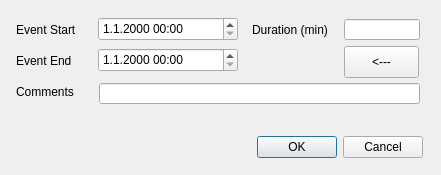
<?xml version="1.0" encoding="UTF-8"?>
<ui version="4.0">
 <class>Dialog</class>
 <widget class="QDialog" name="Dialog">
  <property name="windowModality">
   <enum>Qt::WindowModal</enum>
  </property>
  <property name="geometry">
   <rect>
    <x>0</x>
    <y>0</y>
    <width>441</width>
    <height>175</height>
   </rect>
  </property>
  <property name="windowTitle">
   <string>OCD Event</string>
  </property>
  <widget class="QDialogButtonBox" name="buttonBox">
   <property name="geometry">
    <rect>
     <x>82</x>
     <y>131</y>
     <width>341</width>
     <height>32</height>
    </rect>
   </property>
   <property name="orientation">
    <enum>Qt::Horizontal</enum>
   </property>
   <property name="standardButtons">
    <set>QDialogButtonBox::Cancel|QDialogButtonBox::Ok</set>
   </property>
  </widget>
  <widget class="QLabel" name="label">
   <property name="geometry">
    <rect>
     <x>16</x>
     <y>22</y>
     <width>71</width>
     <height>16</height>
    </rect>
   </property>
   <property name="text">
    <string>Event Start</string>
   </property>
  </widget>
  <widget class="QDateTimeEdit" name="dateTimeEditEventStart">
   <property name="geometry">
    <rect>
     <x>98</x>
     <y>17</y>
     <width>140</width>
     <height>24</height>
    </rect>
   </property>
   <property name="displayFormat">
    <string>d.M.yyyy HH:mm</string>
   </property>
  </widget>
  <widget class="QDateTimeEdit" name="dateTimeEditEventEnd">
   <property name="geometry">
    <rect>
     <x>98</x>
     <y>48</y>
     <width>140</width>
     <height>24</height>
    </rect>
   </property>
   <property name="displayFormat">
    <string>d.M.yyyy HH:mm</string>
   </property>
  </widget>
  <widget class="QLabel" name="label_2">
   <property name="geometry">
    <rect>
     <x>16</x>
     <y>53</y>
     <width>71</width>
     <height>16</height>
    </rect>
   </property>
   <property name="text">
    <string>Event End</string>
   </property>
  </widget>
  <widget class="QLabel" name="label_3">
   <property name="geometry">
    <rect>
     <x>16</x>
     <y>84</y>
     <width>71</width>
     <height>16</height>
    </rect>
   </property>
   <property name="text">
    <string>Comments</string>
   </property>
  </widget>
  <widget class="QLineEdit" name="lineEditComments">
   <property name="geometry">
    <rect>
     <x>99</x>
     <y>83</y>
     <width>321</width>
     <height>21</height>
    </rect>
   </property>
  </widget>
  <widget class="QLabel" name="label_4">
   <property name="geometry">
    <rect>
     <x>252</x>
     <y>22</y>
     <width>90</width>
     <height>16</height>
    </rect>
   </property>
   <property name="text">
    <string>Duration (min)</string>
   </property>
  </widget>
  <widget class="QLineEdit" name="lineEditDuration">
   <property name="geometry">
    <rect>
     <x>344</x>
     <y>19</y>
     <width>76</width>
     <height>21</height>
    </rect>
   </property>
  </widget>
  <widget class="QPushButton" name="pushButtonCalcEventEnd">
   <property name="geometry">
    <rect>
     <x>344</x>
     <y>46</y>
     <width>75</width>
     <height>32</height>
    </rect>
   </property>
   <property name="text">
    <string>&lt;---</string>
   </property>
  </widget>
 </widget>
 <resources/>
 <connections>
  <connection>
   <sender>buttonBox</sender>
   <signal>accepted()</signal>
   <receiver>Dialog</receiver>
   <slot>accept()</slot>
   <hints>
    <hint type="sourcelabel">
     <x>248</x>
     <y>254</y>
    </hint>
    <hint type="destinationlabel">
     <x>157</x>
     <y>274</y>
    </hint>
   </hints>
  </connection>
  <connection>
   <sender>buttonBox</sender>
   <signal>rejected()</signal>
   <receiver>Dialog</receiver>
   <slot>reject()</slot>
   <hints>
    <hint type="sourcelabel">
     <x>316</x>
     <y>260</y>
    </hint>
    <hint type="destinationlabel">
     <x>286</x>
     <y>274</y>
    </hint>
   </hints>
  </connection>
 </connections>
</ui>
